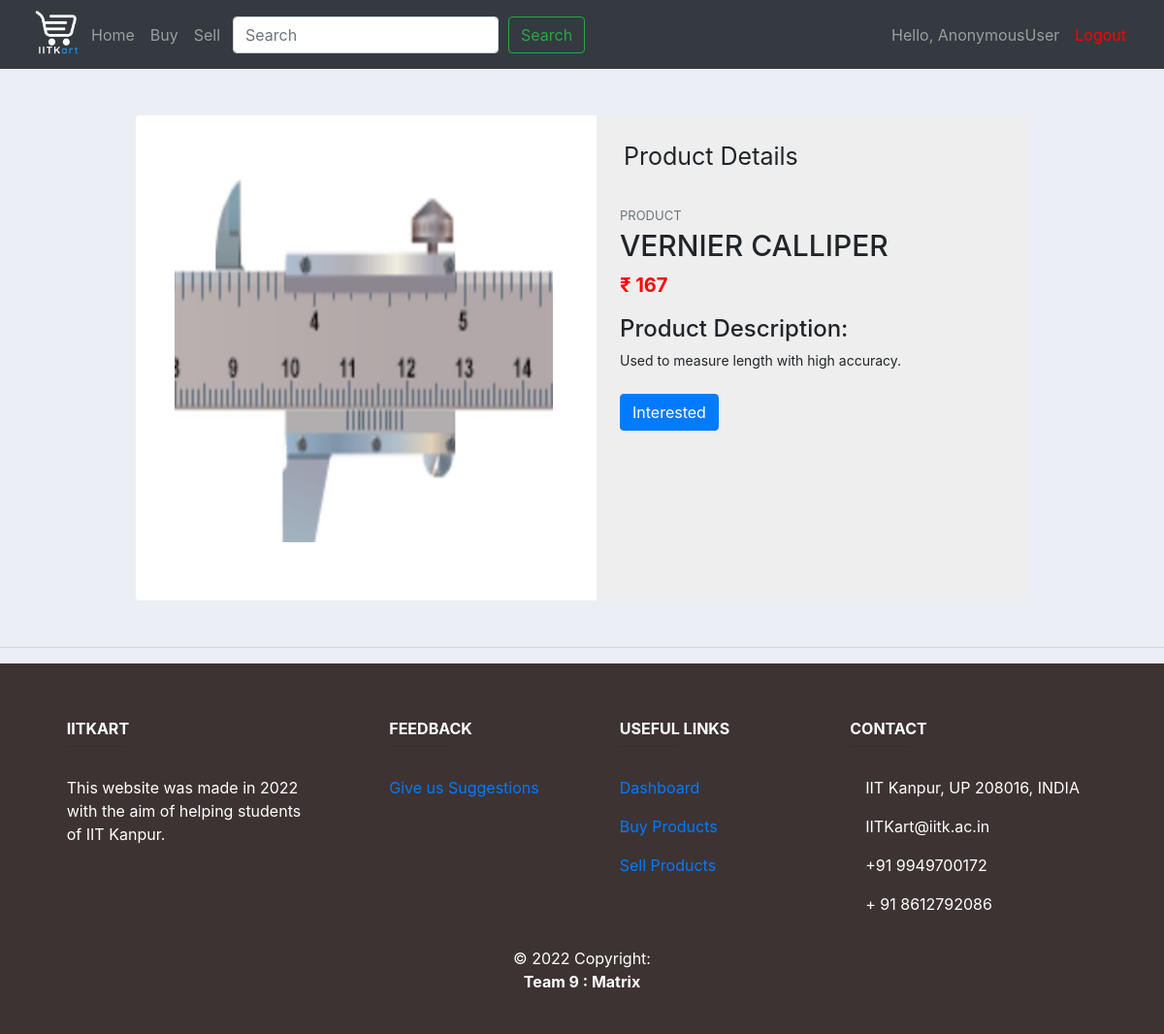
The app's page /sell_detail/26 with its own data.
### accounts/models.py (models this page shows, shortened)
class Sell(models.Model):
    name = models.CharField(max_length=40,null=True)
    description = models.TextField(max_length=200,null=True)
    photo = models.ImageField(null=True,blank=True,upload_to="images/")
    price = models.IntegerField()
    seller = models.ForeignKey(User,null=True,on_delete=models.SET_NULL)

### accounts/views.py (the view)
# urls.py: path('sell_detail/<int:pk>',Sell_Details.as_view(), name="item_details"),
class Sell_Details(DetailView):
    model = Sell

### accounts/templates/accounts/sell_detail.html (shortened to what this page needs)
{%  extends 'accounts/main.html' %}
{% block content %}
<div class="container mt-5 mb-5">
    <div class="row d-flex justify-content-center" >
        <div class="col-md-10">
            <div class="card">
                <div class="row">
                    <div class="col-md-6">
                        <div class="images p-3" style="height: 300px; width: 470px">
                            <div class="text-center p-4"> <img id="main-image" style="height: 400px;" src="{{object.photo.url}}"s/> </div>
                        </div>
                    </div>
                    <div class="col-md-6">
                        <div class="product p-4" style="height: 500px">
                            <div class="d-flex justify-content-between align-items-center">
                                <div class="d-flex align-items-center" style="font-size: 25px;">  <span class="ml-1">Product Details</span> </div>
                            </div>
                            <div class="mt-4 mb-3" style="font-size: 20px;"> <span class="text-uppercase text-muted brand">Product</span>
                                <h5 class="text-uppercase" style="font-size: 30px;">{{object.name}}</h5>
                                <div class="price d-flex flex-row align-items-center" style="font-size: 20px;"> <span class="act-price">&#8377; {{object.price}}</span>
                                </div>
                            </div>
                            <h4>Product Description: </h4>
                            <p class="about">{{object.description}}</p>
                            <div class="cart mt-4 align-items-center"> <a href="#" class="btn btn-primary" onclick="joinRoom('{{object.name}}','{{object.id}}')">Interested</a> </div>
                        </div>
                    </div>
                </div>
            </div>
        </div>
    </div>
</div>
{% endblock %}

### static/css/main.css (style rules this page uses)
body { background-color: #ebeff5; }

### accounts/templates/accounts/sell_detail.html (style rules this page uses)
img { max-width: 100%; max-height: 100%; }
.card { border: none }
.product { background-color: #eee }
.brand { font-size: 13px }
.act-price { color: red; font-weight: 700 }
.about { font-size: 14px }

### records on screen
Sell: photo (picture), name "VERNIER CALLIPER", price "167", description "Used to measure length with high accuracy."

### other values on screen
{{ request.user }} "AnonymousUser"
